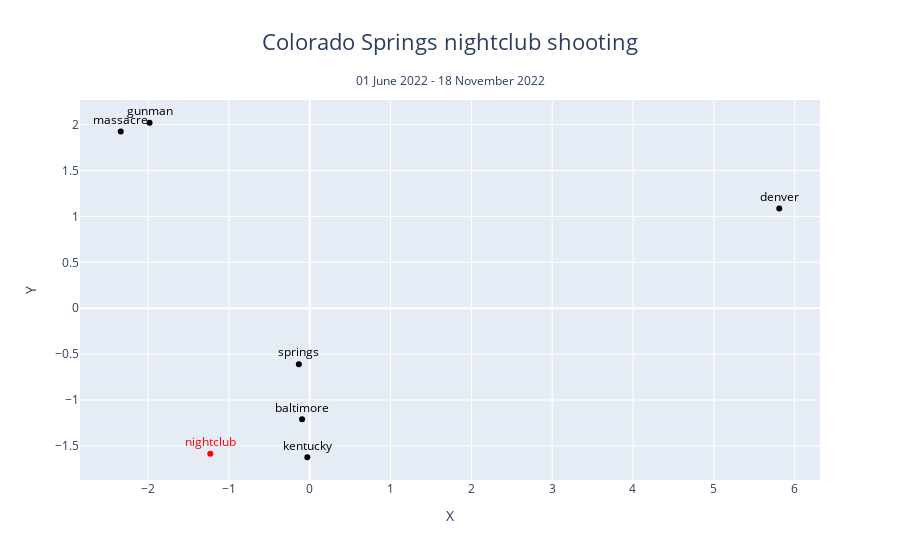

This figure's notebook cell:
### Code cell
display_scatterplot(model_colorado_springs_pre, vis_list_colorado_springs, test_word_colorado_springs, title_colorado_springs, "01 June 2022 - 18 November 2022", use_tsne=False, use_plotly=True)

### Figure 1 — Plotly figure (JSON) as saved in the notebook; plotly's stock layout.template omitted (floating-point values rounded to 4 significant figures)
{"data": [{"marker": {"color": "black"}, "mode": "markers+text", "text": ["kentucky"], "textfont": {"color": "black"}, "textposition": "top center", "x": [-0.02964], "y": [-1.624], "type": "scatter"}, {"marker": {"color": "black"}, "mode": "markers+text", "text": ["baltimore"], "textfont": {"color": "black"}, "textposition": "top center", "x": [-0.0947], "y": [-1.211], "type": "scatter"}, {"marker": {"color": "black"}, "mode": "markers+text", "text": ["denver"], "textfont": {"color": "black"}, "textposition": "top center", "x": [5.81], "y": [1.086], "type": "scatter"}, {"marker": {"color": "black"}, "mode": "markers+text", "text": ["massacre"], "textfont": {"color": "black"}, "textposition": "top center", "x": [-2.338], "y": [1.925], "type": "scatter"}, {"marker": {"color": "black"}, "mode": "markers+text", "text": ["gunman"], "textfont": {"color": "black"}, "textposition": "top center", "x": [-1.982], "y": [2.021], "type": "scatter"}, {"marker": {"color": "red"}, "mode": "markers+text", "text": ["nightclub"], "textfont": {"color": "red"}, "textposition": "top center", "x": [-1.231], "y": [-1.587], "type": "scatter"}, {"marker": {"color": "black"}, "mode": "markers+text", "text": ["springs"], "textfont": {"color": "black"}, "textposition": "top center", "x": [-0.1344], "y": [-0.6102], "type": "scatter"}], "layout": {"annotations": [{"showarrow": false, "text": "01 June 2022 - 18 November 2022", "x": 0.5, "xref": "paper", "y": 1.08, "yref": "paper"}], "showlegend": false, "title": {"font": {"size": 22}, "text": "Colorado Springs nightclub shooting", "x": 0.5}, "xaxis": {"title": {"text": "X"}}, "yaxis": {"title": {"text": "Y"}}}}
